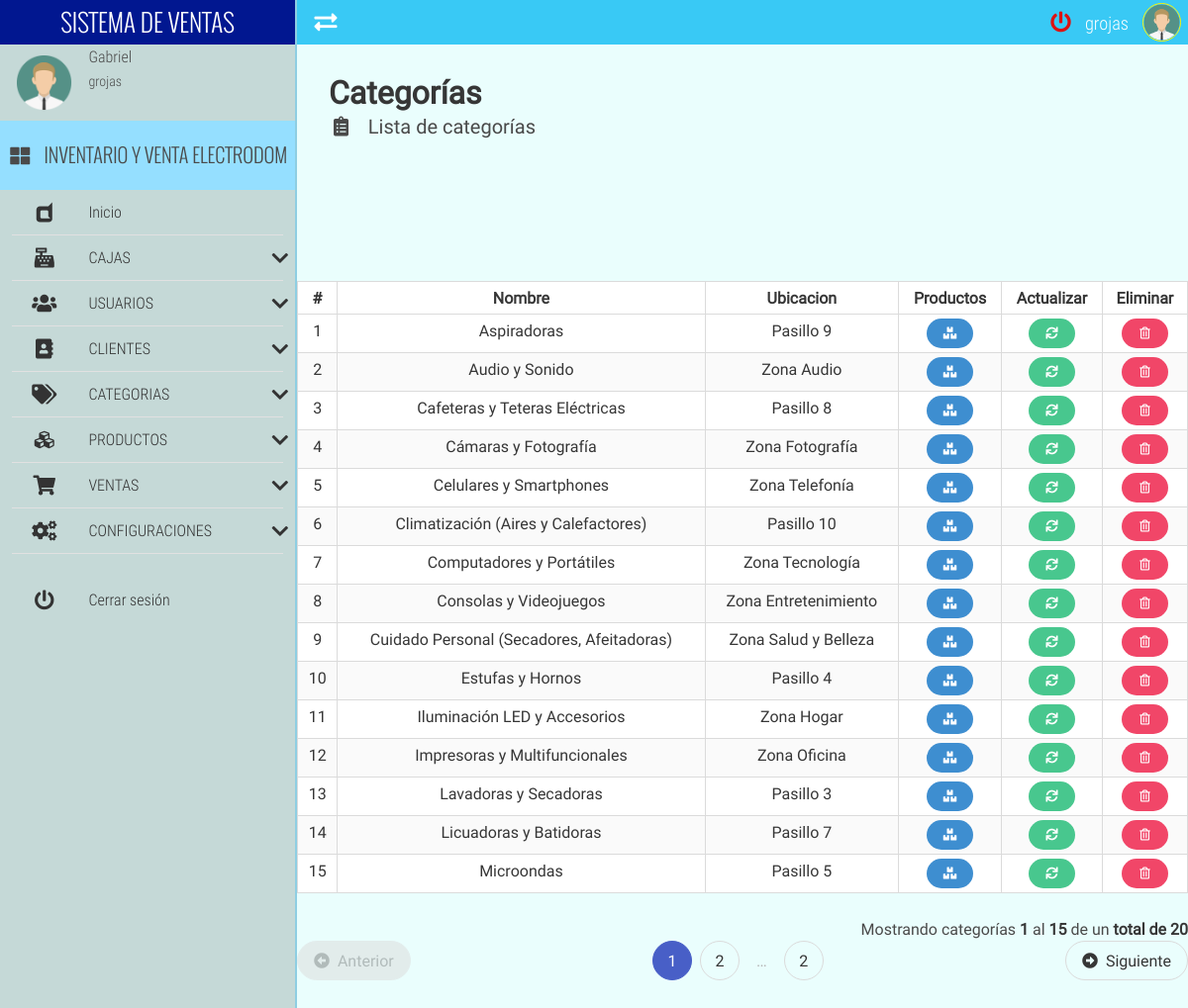
The page /categoryList/ (signed in) on the database its author committed.
### tables this page shows
CREATE TABLE IF NOT EXISTS `categoria` (
  `categoria_id` int NOT NULL AUTO_INCREMENT,
  `categoria_nombre` varchar(50) NOT NULL,
  `categoria_ubicacion` varchar(150) NOT NULL,
  PRIMARY KEY (`categoria_id`)
);

### app/controllers/categoryController.php (the view, shortened to what this page needs)
<?php
	class categoryController extends mainModel{
		public function listarCategoriaControlador($pagina,$registros,$url,$busqueda){
			$pagina=$this->limpiarCadena($pagina);
			$registros=$this->limpiarCadena($registros);
			$url=$this->limpiarCadena($url);
			$url=APP_URL.$url."/";
			$busqueda=$this->limpiarCadena($busqueda);
			$tabla="";
			$pagina = (isset($pagina) && $pagina>0) ? (int) $pagina : 1;
			$inicio = ($pagina>0) ? (($pagina * $registros)-$registros) : 0;
			if(isset($busqueda) && $busqueda!=""){
				$consulta_datos="SELECT * FROM categoria WHERE categoria_nombre LIKE '%$busqueda%' OR categoria_ubicacion LIKE '%$busqueda%' ORDER BY categoria_nombre ASC LIMIT $inicio,$registros";
				$consulta_total="SELECT COUNT(categoria_id) FROM categoria WHERE categoria_nombre LIKE '%$busqueda%' OR categoria_ubicacion LIKE '%$busqueda%'";
			}else{
				$consulta_datos="SELECT * FROM categoria ORDER BY categoria_nombre ASC LIMIT $inicio,$registros";
				$consulta_total="SELECT COUNT(categoria_id) FROM categoria";
			}
			$datos = $this->ejecutarConsulta($consulta_datos);
			$datos = $datos->fetchAll();
			$total = $this->ejecutarConsulta($consulta_total);
			$total = (int) $total->fetchColumn();
			$numeroPaginas =ceil($total/$registros);
			$tabla.='
		        <div class="table-container">
		        <table class="table is-bordered is-striped is-narrow is-hoverable is-fullwidth">
		            <thead>
		                <tr>
		                    <th class="has-text-centered">#</th>
		                    <th class="has-text-centered">Nombre</th>
		                    <th class="has-text-centered">Ubicacion</th>
		                    <th class="has-text-centered">Productos</th>
		                    <th class="has-text-centered">Actualizar</th>
		                    <th class="has-text-centered">Eliminar</th>
		                </tr>
		            </thead>
		            <tbody>
		    ';
		    if($total>=1 && $pagina<=$numeroPaginas){
				$contador=$inicio+1;
				$pag_inicio=$inicio+1;
				foreach($datos as $rows){
					$tabla.='
						<tr class="has-text-centered" >
							<td>'.$contador.'</td>
							<td>'.$rows['categoria_nombre'].'</td>
							<td>'.$rows['categoria_ubicacion'].'</td>
							<td>
			                    <a href="'.APP_URL.'productCategory/'.$rows['categoria_id'].'/" class="button is-info is-rounded is-small">
			                    	<i class="fas fa-boxes fa-fw"></i>
			                    </a>
			                </td>
			                <td>
			                    <a href="'.APP_URL.'categoryUpdate/'.$rows['categoria_id'].'/" class="button is-success is-rounded is-small">
			                    	<i class="fas fa-sync fa-fw"></i>
			                    </a>
			                </td>
			                <td>
			                	<form class="FormularioAjax" action="'.APP_URL.'app/ajax/categoriaAjax.php" method="POST" autocomplete="off" >
			                		<input type="hidden" name="modulo_categoria" value="eliminar">
			                		<input type="hidden" name="categoria_id" value="'.$rows['categoria_id'].'">
			                    	<button type="submit" class="button is-danger is-rounded is-small">
			                    		<i class="far fa-trash-alt fa-fw"></i>
			                    	</button>
			                    </form>
			                </td>
						</tr>
					';
					$contador++;
				}
				$pag_final=$contador-1;
			}
			$tabla.='</tbody></table></div>';
			if($total>0 && $pagina<=$numeroPaginas){
				$tabla.='<p class="has-text-right">Mostrando categorías <strong>'.$pag_inicio.'</strong> al <strong>'.$pag_final.'</strong> de un <strong>total de '.$total.'</strong></p>';
				$tabla.=$this->paginadorTablas($pagina,$numeroPaginas,$url,7);
			}
			return $tabla;
		}
	}

### app/views/css/all.css (style rules this page uses)
.fa-fw { text-align: center; width: 1.25em; }
.fa-boxes:before { content: "\f468"; }
.fa-sync:before { content: "\f021"; }
.fa-trash-alt:before { content: "\f2ed"; }
.far { font-family: 'Font Awesome 5 Free'; font-weight: 400; }

### app/views/css/estilos.css (style rules this page uses)
body,html { height: 100%; width: 100%; margin: 0; padding: 0; font-size: 16px; font-family: "RobotoRegular"; position: relative; background-color: #fff; }

### rows shown on the page
categoria: categoria_nombre "Aspiradoras", categoria_ubicacion "Pasillo 9"
categoria: categoria_nombre "Audio y Sonido", categoria_ubicacion "Zona Audio"
categoria: categoria_nombre "Cafeteras y Teteras Eléctricas", categoria_ubicacion "Pasillo 8"
categoria: categoria_nombre "Cámaras y Fotografía", categoria_ubicacion "Zona Fotografía"
categoria: categoria_nombre "Celulares y Smartphones", categoria_ubicacion "Zona Telefonía"
categoria: categoria_nombre "Climatización (Aires y Calefactores)", categoria_ubicacion "Pasillo 10"
categoria: categoria_nombre "Computadores y Portátiles", categoria_ubicacion "Zona Tecnología"
categoria: categoria_nombre "Consolas y Videojuegos", categoria_ubicacion "Zona Entretenimiento"
categoria: categoria_nombre "Cuidado Personal (Secadores, Afeitadoras)", categoria_ubicacion "Zona Salud y Belleza"
categoria: categoria_nombre "Estufas y Hornos", categoria_ubicacion "Pasillo 4"
categoria: categoria_nombre "Iluminación LED y Accesorios", categoria_ubicacion "Zona Hogar"
categoria: categoria_nombre "Impresoras y Multifuncionales", categoria_ubicacion "Zona Oficina"
categoria: categoria_nombre "Lavadoras y Secadoras", categoria_ubicacion "Pasillo 3"
categoria: categoria_nombre "Licuadoras y Batidoras", categoria_ubicacion "Pasillo 7"
categoria: categoria_nombre "Microondas", categoria_ubicacion "Pasillo 5"

### other values the page prints
$_SESSION['nombre'] "Gabriel"
$_SESSION['usuario'] "grojas"
APP_NAME "INVENTARIO Y VENTA ELECTRODOM"
$pag_inicio "1"
$pag_final "15"
$total "20"
$numeroPaginas "2"
